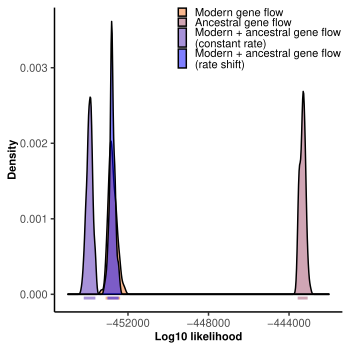

Write the R code that produced this figure.
#### LOAD PACKAGES ####
library(ggplot2)
library(coda)

#### LOAD IN DATA ####
#define models
# models <- c("noGeneFlow",
#          "modernGeneFlow",
#          "ancestralModernGeneFlowCons",
#          "ancestralModernGeneFlowShift")

models <- c("noGeneFlow",
            "modernGeneFlow",
            "ancestralGeneFlow",
            "ancestralModernGeneFlowCons",
            "ancestralModernGeneFlowShift")


modelsNeat <- c("No gene flow",
                "Modern gene flow",
                "Ancestral gene flow",
                "Modern + ancestral gene flow \n(constant rate)",
                "Modern + ancestral gene flow \n(rate shift)")

#load in lhoods
lhoods <- as.data.frame(matrix(NA,nrow=0,ncol=2))

for(i in models){
  curLhood <- read.delim(paste0("../../demMollyHistIntrogress/outputs/lhoods/",i,".lhoods"),
                         sep="\t",row.names = NULL,header = F)[1:100,2]
  lhoods <- rbind(lhoods,
                  cbind(curLhood,
                        rep(i,100)))
}
colnames(lhoods) <- c("lhood","model")
lhoods$lhood <- as.numeric(lhoods$lhood)
lhoods$model <- factor(lhoods$model,levels=unique(lhoods$model))
levels(lhoods$model) <- modelsNeat

#subset to null + alternative
lhoodsBest <- lhoods[which(lhoods$model=="Modern gene flow" |
                             lhoods$model=="Ancestral gene flow" |
                             lhoods$model=="Modern + ancestral gene flow \n(rate shift)" |
                             lhoods$model=="Modern + ancestral gene flow \n(constant rate)"),]
lhoodsBest$model <- factor(lhoodsBest$model,levels=unique(lhoodsBest$model))

#### GET HPD ####
#set up df
lhoodsBestHPD <- as.data.frame(matrix(data=NA,nrow=0,ncol=3))

#loop through models
for(i in 1:length(levels(lhoodsBest$model))){
  lhoodsBestHPD <- rbind(lhoodsBestHPD,
                         cbind(HPDinterval(as.mcmc(lhoodsBest$lhood[
                           which(lhoodsBest$model == levels(lhoodsBest$model)[i])]))[1],
                           -0.5e-4,
                           levels(lhoodsBest$model)[i]))
  lhoodsBestHPD <- rbind(lhoodsBestHPD,
                         cbind(HPDinterval(as.mcmc(lhoodsBest$lhood[
                           which(lhoodsBest$model == levels(lhoodsBest$model)[i])]))[2],
                           -0.5e-4,
                           levels(lhoodsBest$model)[i]))
}

colnames(lhoodsBestHPD) <- c("x","y","model")
lhoodsBestHPD$model <- factor(lhoodsBestHPD$model,
                              levels=unique(lhoodsBestHPD$model))
#### PLOT ####
cols <- colorRampPalette(c("#F37221","#0000FF"))(4)

ggplot()+
  geom_density(aes(x=lhoodsBest$lhood,fill=lhoodsBest$model),alpha=0.5)+
  geom_line(mapping=aes(x=as.numeric(lhoodsBestHPD$x),y=as.numeric(lhoodsBestHPD$y),
                        color=lhoodsBestHPD$model),
            show.legend = F,
            linewidth=1,alpha=0.5)+
  scale_y_continuous("Density")+
  xlab("Log10 likelihood")+
  xlim(-455000,-442000)+
  scale_fill_manual(values=cols)+
  scale_color_manual(values=cols)+
  theme(panel.grid.major = element_blank(),
        panel.grid.minor = element_blank(),
        panel.background= element_blank(),
        axis.line = element_line(colour = "black"),
        axis.text.x = element_text(size = 7.5),
        axis.text.y = element_text(size = 7.5),
        axis.title = element_text(face = "bold",
                                  size = 7.5),
        legend.title = element_blank(),
        legend.position = c(0.7,0.9),
        legend.key = element_blank(),
        legend.box = element_blank(),
        legend.box.background = element_blank(),
        legend.text = element_text(size=7.5),
        legend.key.height= unit(0.1,"inch"),
        legend.key.width = unit(0.1,"inch"),
        legend.spacing.y = unit(0.03,"inch"))
